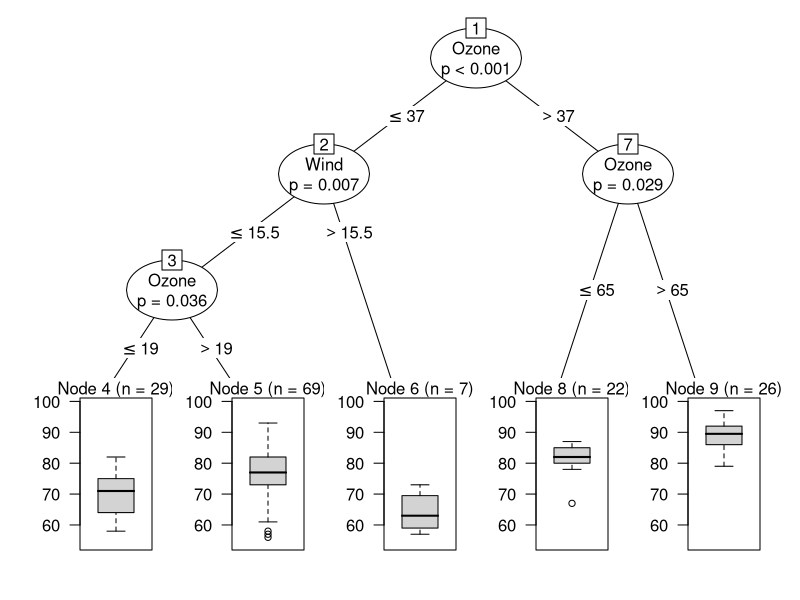
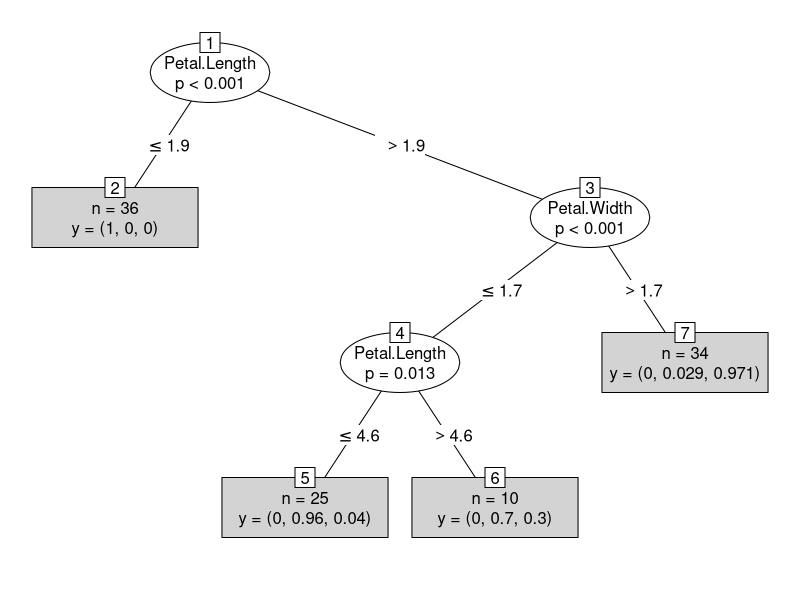
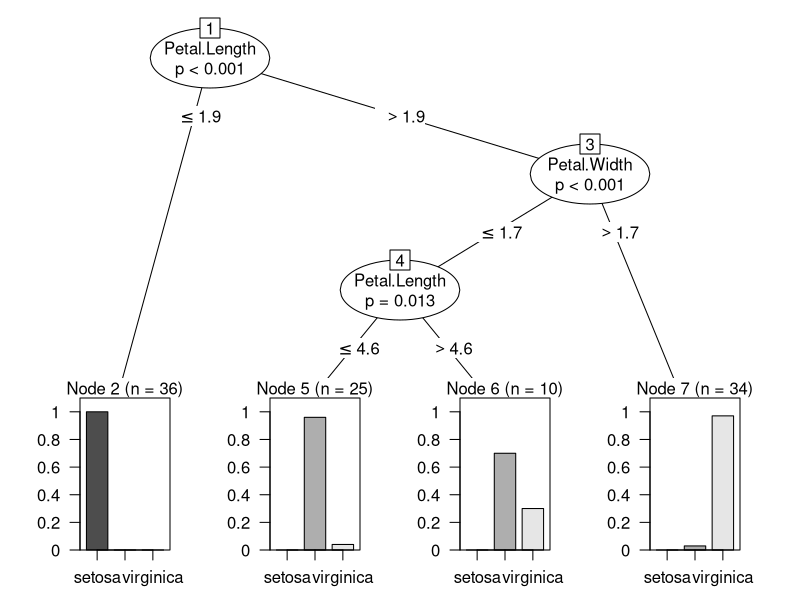

Here is the R script that generated these plots, in order:
# 분류분석 모델 중 의사결정나무(DecisionTree)
# 입력 변수 중에서 영향력이 큰 변수를 기준으로 이진분류하여 
# 나무구조 형태의 분류결과를 얻을 수 있다.

# 독립변수, 종속변수는 범주형과 연속형 모두 가능
install.packages("party")
library(party) 

head(airquality, 3) # 뉴욕 지역의 대기질 관련 정보
str(airquality)

#Temp : 종속변수 
air_tree <- ctree(Temp ~ Solar.R + Wind + Ozone, data = airquality)
air_tree # 독립변수 중 가장 처음에 나오는게 가장 영향을 많이 준는 것  Ozone

plot(air_tree)

# iris dataset
head(iris, 3)
summary(iris)

#train/ test split
set.seed(123) # 매번 다르게 나오는것을 방지

idx <- sample(1:nrow(iris), nrow(iris) * 0.7) # 뺴내고 끝: 비복원 추출
idx # 366개중에 랜덤하게 70%를 뽑은것 (인덱스만)
length(idx)
train <- iris[idx, ] # 학습 데이터
test <- iris[-idx, ] # 검정(평가) 데이터

dim(train); dim(test)

# 독립변수를 Species(범주형 데이터)
iris_ctree <- ctree(formula =  Species ~ ., data = train)
iris_ctree

plot(iris_ctree, type='simple')
plot(iris_ctree)

# 성능 파악
pred <- predict(iris_ctree, test)
pred 

t <- table(pred,test$Species)
t

sum(diag(t)/nrow(test))

install.packages("caret")
library(caret)

confusionMatrix(pred, test$Species) # 예측값, 실제값값

# 새값으로 분류
newf <- iris[1,]
newf
newf$Sepal.Length <- 7
newf$Sepal.Width <- 8
newf$Petal.Length <- 7
newf$Petal.Width <- 8

newf

predict(iris_ctree, newf) # [1] virginica
